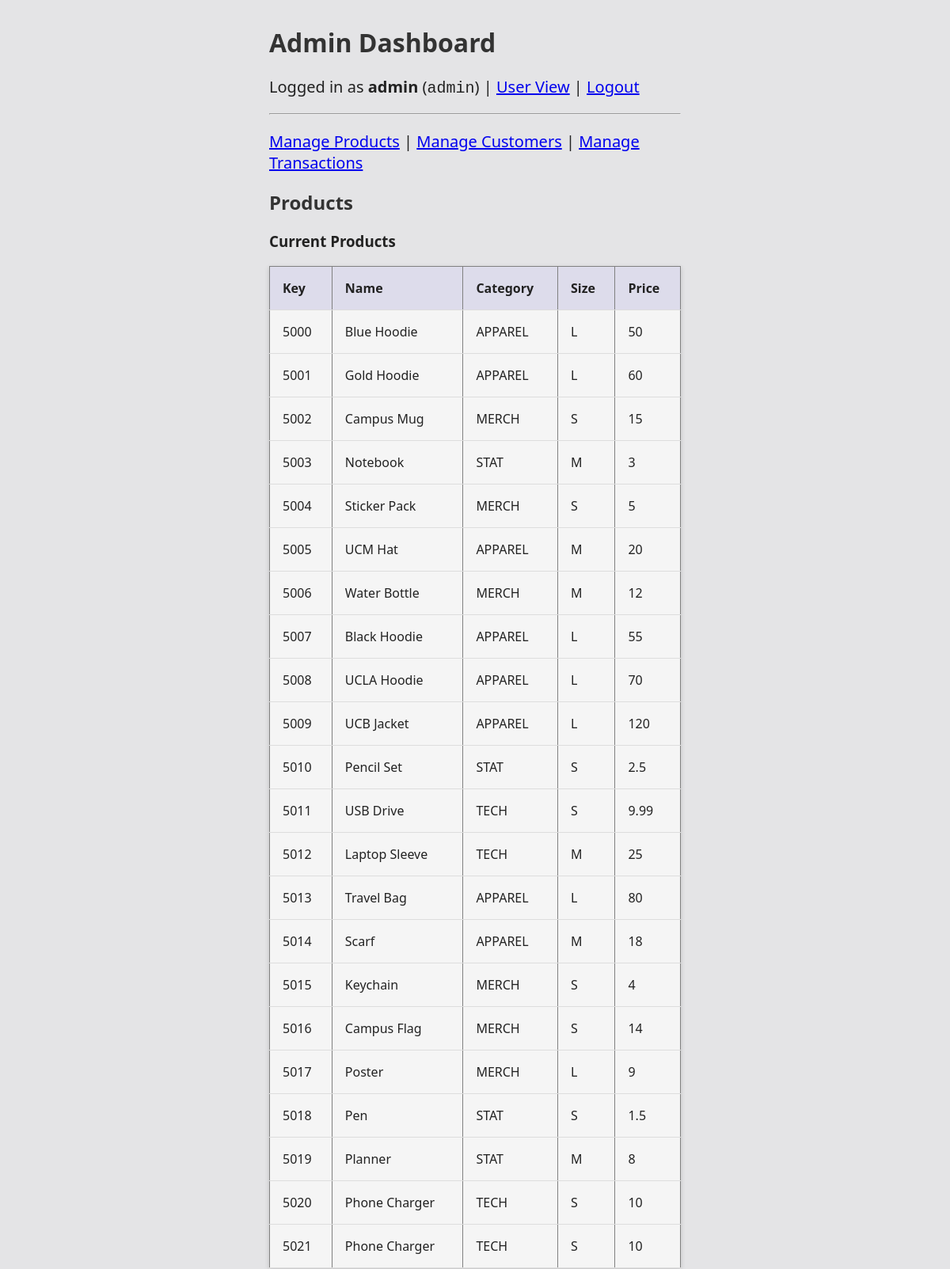
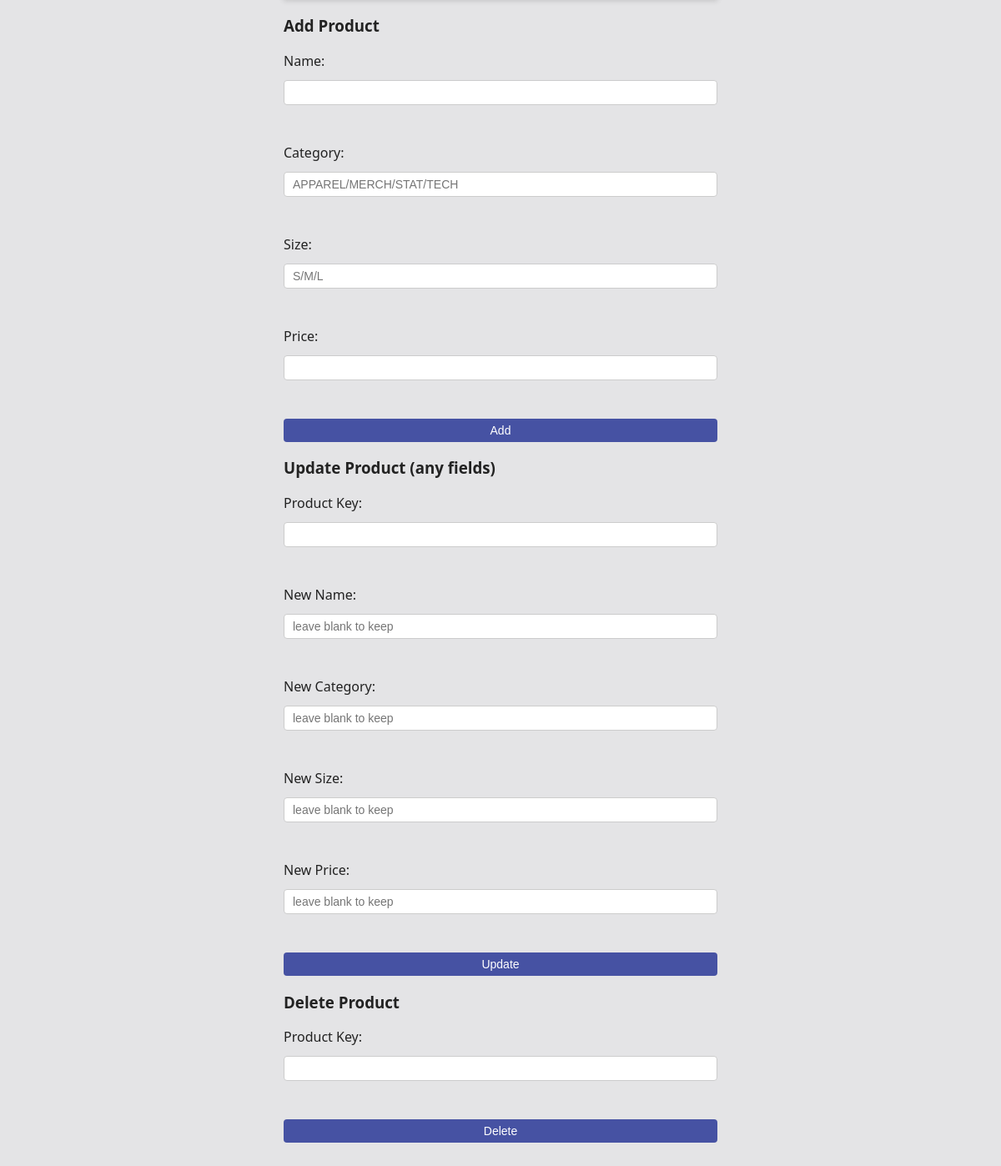
Page /admin/products (signed in) on the committed database (2 pictures, top to bottom).
### tables this page shows
CREATE TABLE product (
  p_productKey decimal(4,0) NOT NULL,
  p_name varchar(55) NOT NULL,
  p_category char(10) NOT NULL,
  p_size char(1) NOT NULL,
  p_price decimal(6,2) NOT NULL
);

### app.py (the view)
        def wrapped(*args, **kwargs):
            if "user_id" not in session:
                flash("Please log in first.", "error")
                return redirect(url_for("login"))
            if role is not None and session.get("role") != role:
                flash("You are not authorized to view this page.", "error")
                return redirect(url_for("home"))
            return fn(*args, **kwargs)

### app.py (called while the page is built, shortened)
def get_db_connection():
    conn = sqlite3.connect(DB_PATH)
    conn.row_factory = sqlite3.Row
    return conn

def login_required(role=None):
    def decorator(fn):
        def wrapped(*args, **kwargs):
            if "user_id" not in session:
                flash("Please log in first.", "error")
                return redirect(url_for("login"))
            if role is not None and session.get("role") != role:
                flash("You are not authorized to view this page.", "error")
                return redirect(url_for("home"))
            return fn(*args, **kwargs)
        wrapped.__name__ = fn.__name__
        return wrapped
    return decorator

@app.route("/admin/products", methods=["GET", "POST"])
@login_required(role="admin")
def admin_products():
    conn = get_db_connection()
    cur = conn.cursor()
    cur.execute("SELECT p_productKey, p_name, p_category, p_size, p_price FROM product ORDER BY p_productKey;")
    products = cur.fetchall()
    conn.close()
    return render_template("admin.html", section="products", products=products)

### templates/admin.html (shortened to what this page needs)
{% extends "base.html" %}
{% block body %}
<div class="container">
  <h1>Admin Dashboard</h1>
  <p>
    Logged in as <strong>{{ session.username }}</strong>
    (<code>{{ session.role }}</code>)
    | <a href="{{ url_for('home') }}">User View</a>
    | <a href="{{ url_for('logout') }}">Logout</a>
  </p>
  <hr>
  <p>
    <a href="{{ url_for('admin_products') }}">Manage Products</a> |
    <a href="{{ url_for('admin_customers') }}">Manage Customers</a> |
    <a href="{{ url_for('admin_transactions') }}">Manage Transactions</a>
  </p>
{% if section == "products" %}
  <h2>Products</h2>
  <h3>Current Products</h3>
  <table border="1" cellpadding="4" cellspacing="0">
    <tr>
      <th>Key</th><th>Name</th><th>Category</th><th>Size</th><th>Price</th>
    </tr>
    {% for p in products %}
    <tr>
      <td>{{ p.p_productKey }}</td>
      <td>{{ p.p_name }}</td>
      <td>{{ p.p_category }}</td>
      <td>{{ p.p_size }}</td>
      <td>{{ p.p_price }}</td>
    </tr>
    {% endfor %}
  </table>
  <h3>Add Product</h3>
  <form method="POST" action="{{ url_for('admin_products') }}">
    <label>Name:</label><input name="name"><br>
    <label>Category:</label><input name="category" placeholder="APPAREL/MERCH/STAT/TECH"><br>
    <label>Size:</label><input name="size" placeholder="S/M/L"><br>
    <label>Price:</label><input type="number" step="0.01" name="price"><br>
    <button type="submit">Add</button>
  </form>
  <h3>Update Product (any fields)</h3>
  <form method="POST" action="{{ url_for('admin_products') }}">
    <label>Product Key:</label><input name="productKey"><br>
    <label>New Name:</label><input name="name" placeholder="leave blank to keep"><br>
    <label>New Category:</label><input name="category" placeholder="leave blank to keep"><br>
    <label>New Size:</label><input name="size" placeholder="leave blank to keep"><br>
    <label>New Price:</label><input type="number" step="0.01" name="price" placeholder="leave blank to keep"><br>
    <button type="submit">Update</button>
  </form>
  <h3>Delete Product</h3>
  <form method="POST" action="{{ url_for('admin_products') }}">
    <label>Product Key:</label><input name="productKey"><br>
    <button type="submit">Delete</button>
  </form>
  {% else %}
    <p>Select a section above to manage Products, Customers, or Transactions.</p>
  {% endif %}
</div>
{% endblock %}

### static/styles.css (style rules this page uses)
body { font-family: system-ui, Arial, sans-serif; background-color: #f5f5f5; background-color: #e4e4e6; color: #222; margin: 0; padding: 0; }
.container { max-width: 60vw; min-height: 50vh; margin-top: 5rem; margin: 0 auto; }
h1, h2 { color: #333; }
p { font-size: 20px; }
input { padding: 6px 10px; border: 1px solid #ccc; border-radius: 4px; font-size: 14px; }
button { background-color: #4652a3; color: white; border: none; border-radius: 4px; padding: 6px 12px; cursor: pointer; font-size: 14px; }
table { width: 100%; border-collapse: collapse; margin-top: 12px; overflow: hidden; background-color: #f5f5f5; box-shadow: 0 2px 6px rgba(59, 59, 59, 0.2); }
th, td { text-align: left; padding: 8px; padding: 1rem; border-bottom: 1px solid #ddd; }
th { background-color: #f0f0f0; background-color: #dddceb; }

### templates/base.html (style rules this page uses)
body { font-family: system-ui, Arial, sans-serif; margin: 2rem; }
.container { max-width: 520px; margin: 0 auto; }
form { display:grid; gap:.75rem }

### rows in the picture
product: p_productKey "5000", p_name "Blue Hoodie", p_category "APPAREL", p_size "L", p_price "50"
product: p_productKey "5001", p_name "Gold Hoodie", p_category "APPAREL", p_size "L", p_price "60"
product: p_productKey "5002", p_name "Campus Mug", p_category "MERCH", p_size "S", p_price "15"
product: p_productKey "5003", p_name "Notebook", p_category "STAT", p_size "M", p_price "3"
product: p_productKey "5004", p_name "Sticker Pack", p_category "MERCH", p_size "S", p_price "5"
product: p_productKey "5005", p_name "UCM Hat", p_category "APPAREL", p_size "M", p_price "20"
product: p_productKey "5006", p_name "Water Bottle", p_category "MERCH", p_size "M", p_price "12"
product: p_productKey "5007", p_name "Black Hoodie", p_category "APPAREL", p_size "L", p_price "55"
product: p_productKey "5008", p_name "UCLA Hoodie", p_category "APPAREL", p_size "L", p_price "70"
product: p_productKey "5009", p_name "UCB Jacket", p_category "APPAREL", p_size "L", p_price "120"
product: p_productKey "5010", p_name "Pencil Set", p_category "STAT", p_size "S", p_price "2.5"
product: p_productKey "5011", p_name "USB Drive", p_category "TECH", p_size "S", p_price "9.99"
product: p_productKey "5012", p_name "Laptop Sleeve", p_category "TECH", p_size "M", p_price "25"
product: p_productKey "5013", p_name "Travel Bag", p_category "APPAREL", p_size "L", p_price "80"
product: p_productKey "5014", p_name "Scarf", p_category "APPAREL", p_size "M", p_price "18"
product: p_productKey "5015", p_name "Keychain", p_category "MERCH", p_size "S", p_price "4"
product: p_productKey "5016", p_name "Campus Flag", p_category "MERCH", p_size "S", p_price "14"
product: p_productKey "5017", p_name "Poster", p_category "MERCH", p_size "L", p_price "9"
product: p_productKey "5018", p_name "Pen", p_category "STAT", p_size "S", p_price "1.5"
product: p_productKey "5019", p_name "Planner", p_category "STAT", p_size "M", p_price "8"
product: p_productKey "5020", p_name "Phone Charger", p_category "TECH", p_size "S", p_price "10"
product: p_productKey "5021", p_name "Phone Charger", p_category "TECH", p_size "S", p_price "10"

### other values in the picture
{{ session.username }} "admin"
{{ session.role }} "admin"
